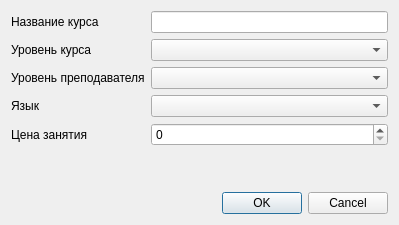
<?xml version="1.0" encoding="UTF-8"?>
<ui version="4.0">
 <class>DialogClassEdit</class>
 <widget class="QDialog" name="DialogClassEdit">
  <property name="geometry">
   <rect>
    <x>0</x>
    <y>0</y>
    <width>399</width>
    <height>225</height>
   </rect>
  </property>
  <property name="windowTitle">
   <string>Редактировать информацию о курсе</string>
  </property>
  <layout class="QVBoxLayout" name="verticalLayout">
   <item>
    <layout class="QFormLayout" name="formLayout">
     <item row="0" column="0">
      <widget class="QLabel" name="label">
       <property name="text">
        <string>Название курса</string>
       </property>
      </widget>
     </item>
     <item row="0" column="1">
      <widget class="QLineEdit" name="edClassName"/>
     </item>
     <item row="1" column="0">
      <widget class="QLabel" name="label_2">
       <property name="text">
        <string>Уровень курса</string>
       </property>
      </widget>
     </item>
     <item row="1" column="1">
      <widget class="QComboBox" name="comboLevel"/>
     </item>
     <item row="2" column="0">
      <widget class="QLabel" name="label_3">
       <property name="text">
        <string>Уровень преподавателя</string>
       </property>
      </widget>
     </item>
     <item row="2" column="1">
      <widget class="QComboBox" name="comboTeacherLevel"/>
     </item>
     <item row="3" column="0">
      <widget class="QLabel" name="label_4">
       <property name="text">
        <string>Язык</string>
       </property>
      </widget>
     </item>
     <item row="3" column="1">
      <widget class="QComboBox" name="comboLanguage"/>
     </item>
     <item row="4" column="0">
      <widget class="QLabel" name="label_5">
       <property name="text">
        <string>Цена занятия</string>
       </property>
      </widget>
     </item>
     <item row="4" column="1">
      <widget class="QSpinBox" name="edPrice">
       <property name="maximum">
        <number>10000</number>
       </property>
       <property name="singleStep">
        <number>100</number>
       </property>
      </widget>
     </item>
    </layout>
   </item>
   <item>
    <widget class="QDialogButtonBox" name="buttonBox">
     <property name="orientation">
      <enum>Qt::Horizontal</enum>
     </property>
     <property name="standardButtons">
      <set>QDialogButtonBox::Cancel|QDialogButtonBox::Ok</set>
     </property>
    </widget>
   </item>
  </layout>
 </widget>
 <resources/>
 <connections>
  <connection>
   <sender>buttonBox</sender>
   <signal>accepted()</signal>
   <receiver>DialogClassEdit</receiver>
   <slot>accept()</slot>
   <hints>
    <hint type="sourcelabel">
     <x>248</x>
     <y>254</y>
    </hint>
    <hint type="destinationlabel">
     <x>157</x>
     <y>274</y>
    </hint>
   </hints>
  </connection>
  <connection>
   <sender>buttonBox</sender>
   <signal>rejected()</signal>
   <receiver>DialogClassEdit</receiver>
   <slot>reject()</slot>
   <hints>
    <hint type="sourcelabel">
     <x>316</x>
     <y>260</y>
    </hint>
    <hint type="destinationlabel">
     <x>286</x>
     <y>274</y>
    </hint>
   </hints>
  </connection>
 </connections>
</ui>
